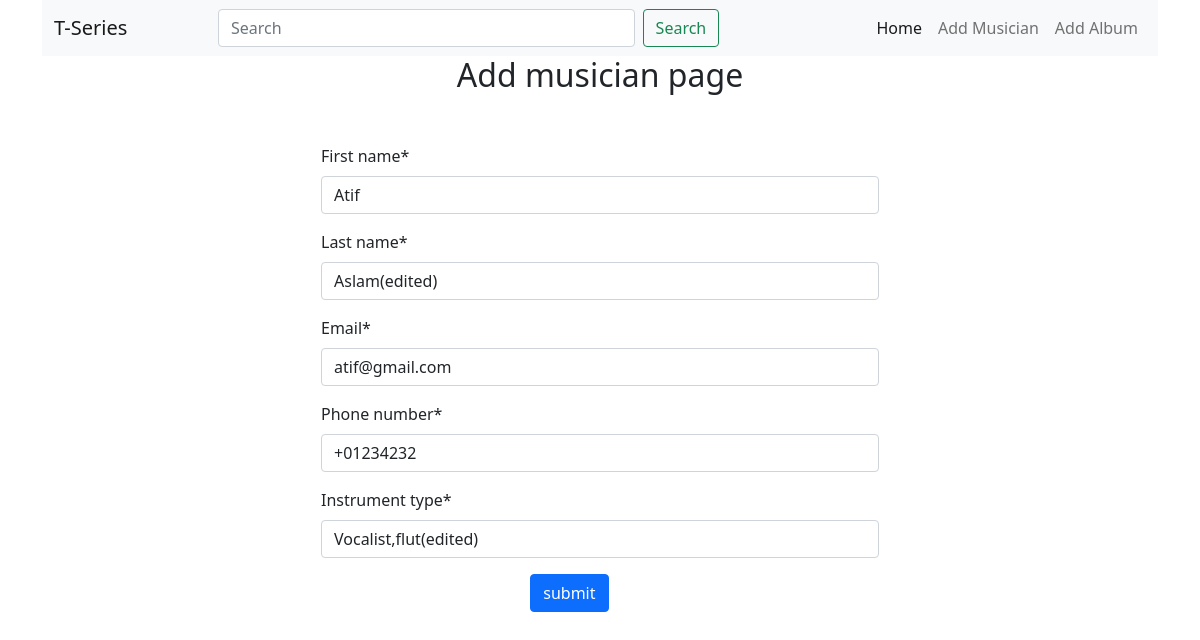
Screenshot of /musician/edit_musician/3 with the database file from the repository.
### musician/models.py (models this page shows, shortened)
class Musician(models.Model):
    first_name = models.CharField(max_length=100)
    last_name = models.CharField(max_length=100)
    email = models.EmailField()
    phone_number = models.CharField(max_length=20)
    instrument_type = models.CharField(max_length=100)

### musician/views.py (the view)
# urls.py: path('edit_musician/<int:id>',views.edit_musician,name='edit_musician'),
def edit_musician(request,id):
      musician=Musician.objects.get(pk=id)
      form=MusicianForm(instance=musician)
      if request.method == 'POST':
        form = MusicianForm(request.POST,instance=musician)
        if form.is_valid():
            form.save()
            return redirect('homepage')
      return render(request,'musician.html',{'musician':form})

### musician/form.py
class MusicianForm(forms.ModelForm):
    class Meta:
        model = Musician
        fields = ['first_name', 'last_name', 'email', 'phone_number', 'instrument_type']

### musician/templates/musician.html (shortened to what this page needs)
{% extends "base.html" %}
{% load crispy_forms_tags%}
{% block content %}
<h2 class="text-center">Add musician page</h2>
<form  style="width: 50%; margin:auto;margin-top: 50px;" method="post">
    {{musician | crispy}}
   <div class="w-25 m-auto "> <button class="btn btn-primary ">submit</button></div>
</form>
{% endblock content %}

### rows the page displays
Musician: first_name "Atif", last_name "Aslam(edited)", email "atif@gmail.com", phone_number "+01234232", instrument_type "Vocalist,flut(edited)"
